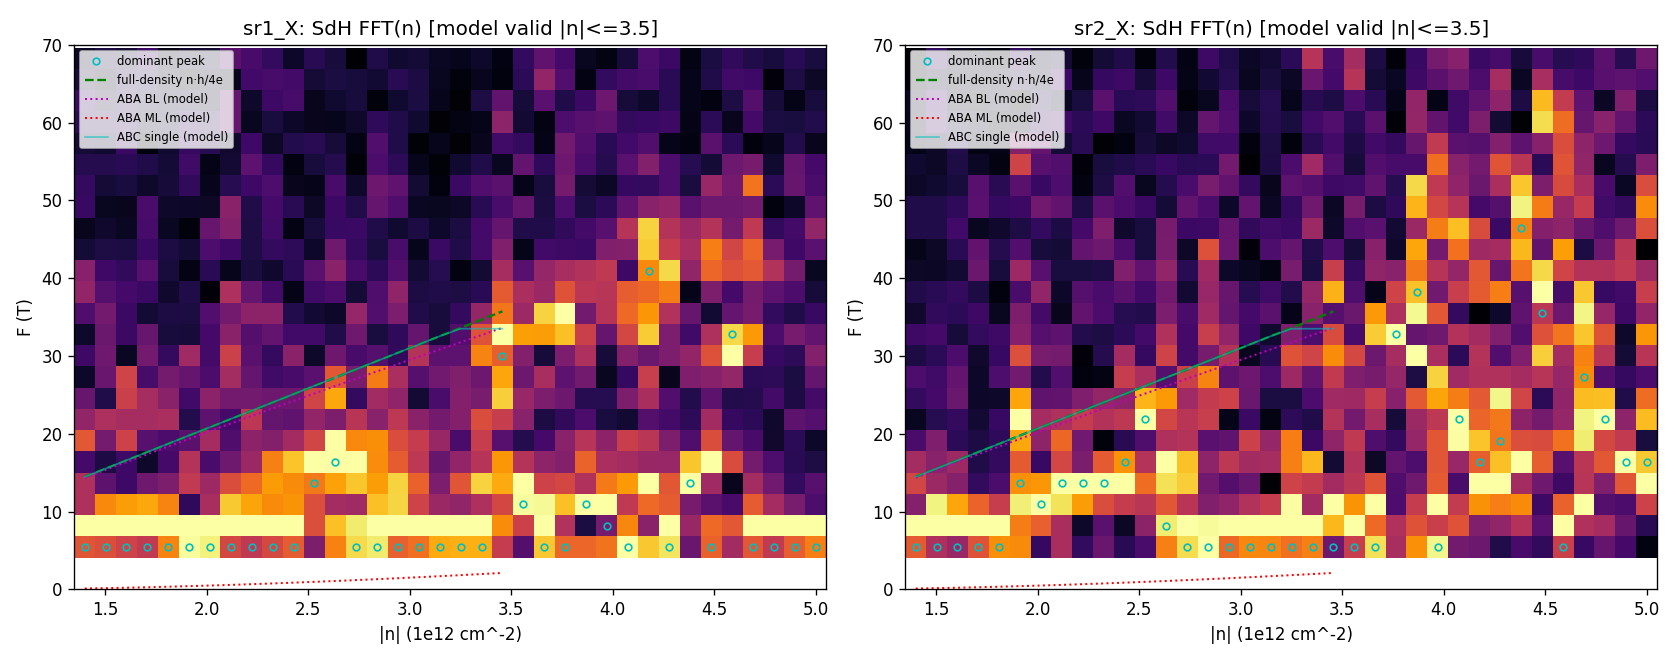

Write Python code to recreate this figure.
import numpy as np, json, sys
import matplotlib; matplotlib.use("Agg"); import matplotlib.pyplot as plt
from scipy.ndimage import gaussian_filter1d
from scipy.signal import find_peaks
sys.path.insert(0, r"C:/Users/DGG/measurement_env/hera/models/trilayer_fs_count")
import fs_count_b0 as M

RUN="data/3"; m=json.load(open(f"{RUN}/metadata.json")); ci={c:i for i,c in enumerate(m["columns"])}
try: d=np.loadtxt(f"{RUN}/data.tsv.gz")
except OSError: d=np.loadtxt(f"{RUN}/data.tsv")
nfast=36; nr=d.shape[0]//nfast; g=d[:nr*nfast].reshape(nr,nfast,-1)
B=g[:,0,ci["magnet_mag"]]; I_bias=5e-9; n_vec=np.linspace(-1.4e12,-5.0e12,nfast)
print(f"rows {nr}/79  B {B[0]:.2f}->{B[-1]:.2f}  interrupted={m['interrupted']}")
BLO,BHI=2.0,8.0; sel=(B>=BLO)&(B<=BHI)
print(f"window B[{BLO},{BHI}] {sel.sum()} rows  dF_res~{1/(1/B[sel].min()-1/B[sel].max()):.1f} T")

def spectrum(col, j, detr=("poly",6), N=4096):
    x=1/B[sel]; r=g[sel,j,ci[col]]/I_bias; o=np.argsort(x); x,r=x[o],r[o]
    xu=np.linspace(x.min(),x.max(),N); ru=np.interp(xu,x,r); dx=xu[1]-xu[0]
    ru=(ru-np.polyval(np.polyfit(xu,ru,detr[1]),xu)) if detr[0]=="poly" else (ru-gaussian_filter1d(ru,detr[1]/dx))
    F=np.fft.rfftfreq(N,d=dx); A=np.abs(np.fft.rfft(ru*np.hanning(N)))
    return F,A

def analyze(col):
    F0,_=spectrum(col,0); Fmask=(F0>3)&(F0<70); Fax=F0[Fmask]
    SP=np.zeros((nfast,Fmask.sum())); dom=np.full(nfast,np.nan); doms=[]
    ridge_band=(Fax>12)&(Fax<62)                    # above the non-dispersing low-F artifact
    for j in range(nfast):
        _,A=spectrum(col,j); a=A[Fmask]; SP[j]=a/a.max()
        asm=gaussian_filter1d(a,2.0)
        dom[j]=Fax[ridge_band][np.argmax(asm[ridge_band])]   # main dispersing ridge
        doms.append(round(dom[j],1))
    return Fax,SP,dom,doms

# model curves (valid |n|<=3.5e12)
nn=np.abs(n_vec)*1e4; F_ml=[];F_bl=[];F_abc=[]
for x in nn:
    _,fs=M.aba_fs(x); fr=sorted(F for F,_ in fs)
    F_ml.append(fr[0] if len(fr)>=2 else np.nan); F_bl.append(fr[-1] if fr else np.nan); F_abc.append(M.abc_fs(x)[4])
F_ml=np.array(F_ml);F_bl=np.array(F_bl);F_abc=np.array(F_abc)
F_lutt=nn*6.62607e-34/(4*1.602177e-19); valid=np.abs(n_vec)<=3.5e12

fig,ax=plt.subplots(1,2,figsize=(14,5.5))
for k,col in enumerate(["sr1_X","sr2_X"]):
    Fax,SP,dom,doms=analyze(col)
    absn=np.abs(n_vec)/1e12
    ax[k].pcolormesh(absn,Fax,SP.T,shading="auto",cmap="inferno")
    ax[k].plot(absn,dom,"co",ms=4,mfc="none",label="dominant peak")
    ax[k].plot(absn[valid],F_lutt[valid],"g--",lw=1.4,label="full-density n·h/4e")
    ax[k].plot(absn[valid],F_bl[valid],"m:",lw=1.2,label="ABA BL (model)")
    ax[k].plot(absn[valid],F_ml[valid],"r:",lw=1.2,label="ABA ML (model)")
    ax[k].plot(absn[valid],F_abc[valid],"c-",lw=1.0,alpha=.6,label="ABC single (model)")
    ax[k].set_xlabel("|n| (1e12 cm^-2)");ax[k].set_ylabel("F (T)");ax[k].set_ylim(0,70)
    ax[k].set_title(f"{col}: SdH FFT(n) [model valid |n|<=3.5]");ax[k].legend(fontsize=7,loc="upper left")
    print(f"\n{col} dominant F(n) vs full-density:")
    for j in range(0,nfast,4):
        r=dom[j]/F_lutt[j] if F_lutt[j]>0 else np.nan
        print(f"  n={n_vec[j]/1e12:+.2f}  F_dom={dom[j]:5.1f}  full={F_lutt[j]:5.1f}  ratio={r:.2f}  peaks={doms[j]}")
plt.tight_layout(); plt.savefig("hera_scratch/fan_final.png",dpi=120); print("\nsaved hera_scratch/fan_final.png")
